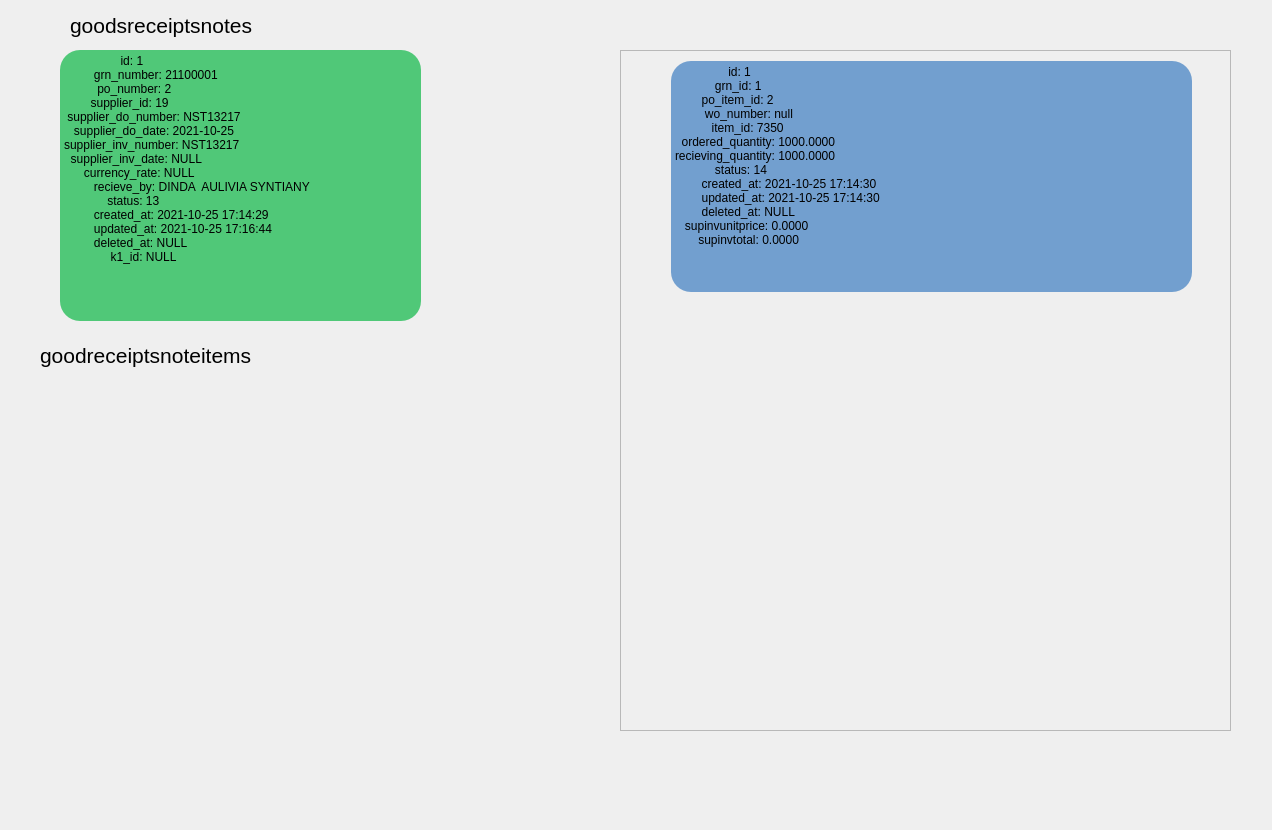
<?xml version="1.0" encoding="UTF-8"?>
<ui version="4.0">
 <class>Form</class>
 <widget class="QWidget" name="Form">
  <property name="geometry">
   <rect>
    <x>0</x>
    <y>0</y>
    <width>1272</width>
    <height>830</height>
   </rect>
  </property>
  <property name="windowTitle">
   <string>Form</string>
  </property>
  <widget class="QPlainTextEdit" name="plainTextEdit_4">
   <property name="geometry">
    <rect>
     <x>60</x>
     <y>50</y>
     <width>361</width>
     <height>271</height>
    </rect>
   </property>
   <property name="sizePolicy">
    <sizepolicy hsizetype="Fixed" vsizetype="Fixed">
     <horstretch>0</horstretch>
     <verstretch>0</verstretch>
    </sizepolicy>
   </property>
   <property name="styleSheet">
    <string notr="true">border-width: 2px;
border-radius: 20px;
background-color: rgb(80, 200, 120);</string>
   </property>
   <property name="verticalScrollBarPolicy">
    <enum>Qt::ScrollBarAlwaysOff</enum>
   </property>
   <property name="sizeAdjustPolicy">
    <enum>QAbstractScrollArea::AdjustToContents</enum>
   </property>
   <property name="plainText">
    <string>                 id: 1
         grn_number: 21100001
          po_number: 2
        supplier_id: 19
 supplier_do_number: NST13217
   supplier_do_date: 2021-10-25
supplier_inv_number: NST13217
  supplier_inv_date: NULL
      currency_rate: NULL
         recieve_by: DINDA  AULIVIA SYNTIANY
             status: 13
         created_at: 2021-10-25 17:14:29
         updated_at: 2021-10-25 17:16:44
         deleted_at: NULL
              k1_id: NULL</string>
   </property>
  </widget>
  <widget class="QLabel" name="label">
   <property name="geometry">
    <rect>
     <x>70</x>
     <y>10</y>
     <width>211</width>
     <height>31</height>
    </rect>
   </property>
   <property name="font">
    <font>
     <pointsize>16</pointsize>
    </font>
   </property>
   <property name="text">
    <string>goodsreceiptsnotes</string>
   </property>
  </widget>
  <widget class="QLabel" name="label_2">
   <property name="geometry">
    <rect>
     <x>40</x>
     <y>340</y>
     <width>231</width>
     <height>31</height>
    </rect>
   </property>
   <property name="font">
    <font>
     <pointsize>16</pointsize>
    </font>
   </property>
   <property name="text">
    <string>goodreceiptsnoteitems</string>
   </property>
  </widget>
  <widget class="QScrollArea" name="scrollArea">
   <property name="geometry">
    <rect>
     <x>620</x>
     <y>50</y>
     <width>611</width>
     <height>681</height>
    </rect>
   </property>
   <property name="widgetResizable">
    <bool>true</bool>
   </property>
   <widget class="QWidget" name="scrollAreaWidgetContents_2">
    <property name="geometry">
     <rect>
      <x>0</x>
      <y>0</y>
      <width>609</width>
      <height>679</height>
     </rect>
    </property>
    <widget class="QWidget" name="verticalLayoutWidget">
     <property name="geometry">
      <rect>
       <x>50</x>
       <y>10</y>
       <width>521</width>
       <height>231</height>
      </rect>
     </property>
     <layout class="QVBoxLayout" name="verticalLayout">
      <item>
       <widget class="QPlainTextEdit" name="plainTextEdit_5">
        <property name="sizePolicy">
         <sizepolicy hsizetype="Expanding" vsizetype="Fixed">
          <horstretch>0</horstretch>
          <verstretch>0</verstretch>
         </sizepolicy>
        </property>
        <property name="minimumSize">
         <size>
          <width>380</width>
          <height>231</height>
         </size>
        </property>
        <property name="styleSheet">
         <string notr="true">border-width: 2px;
border-radius: 20px;
background-color: rgb(114, 159, 207);</string>
        </property>
        <property name="sizeAdjustPolicy">
         <enum>QAbstractScrollArea::AdjustToContents</enum>
        </property>
        <property name="plainText">
         <string>                id: 1
            grn_id: 1
        po_item_id: 2
         wo_number: null
           item_id: 7350
  ordered_quantity: 1000.0000
recieving_quantity: 1000.0000
            status: 14
        created_at: 2021-10-25 17:14:30
        updated_at: 2021-10-25 17:14:30
        deleted_at: NULL
   supinvunitprice: 0.0000
       supinvtotal: 0.0000</string>
        </property>
       </widget>
      </item>
     </layout>
    </widget>
   </widget>
  </widget>
 </widget>
 <resources/>
 <connections/>
</ui>
